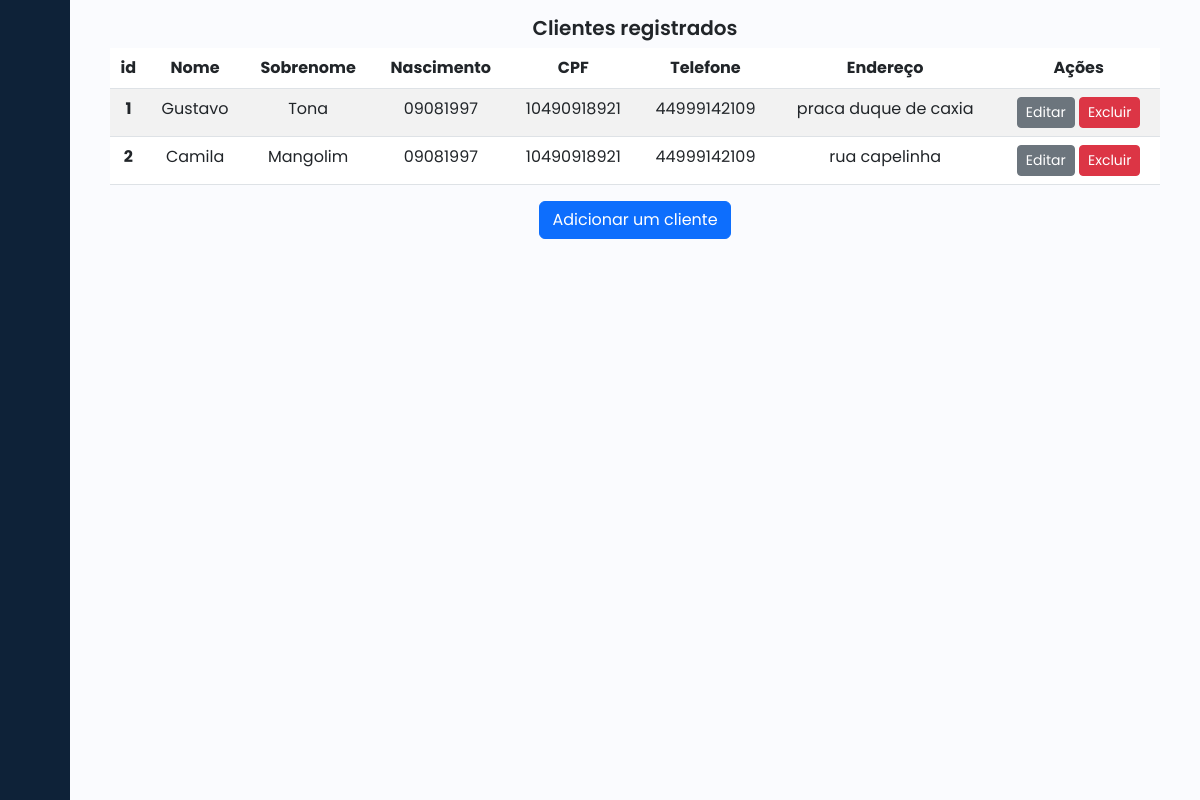
Before: /clientes/ with the older database file.
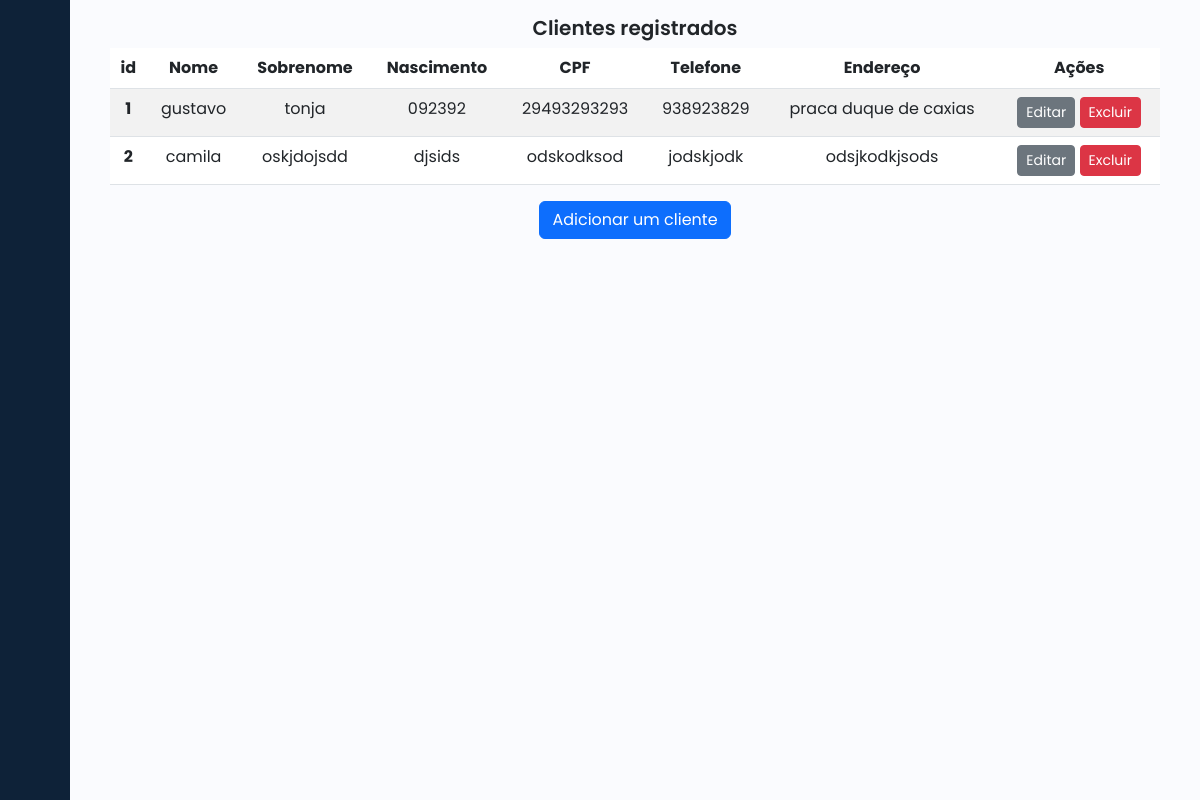
After: the same page with the newer database file.
### clientes/models.py (models this page shows, shortened)
class Cliente(models.Model): #classe cliente, precisamos especificar o que tem dentro
    primeiro_nome = models.CharField(
        max_length=50,
        null=False,
        blank=False
        )
    sobrenome = models.CharField(
        max_length=50,
        null=False,
        blank=False
        )
    nascimento = models.CharField(
        max_length=8,
        null=False,
        blank=False
        )
    cpf = models.CharField(
        max_length=11,
        null=False,
        blank=False
        )
    telefone = models.CharField(
        max_length=9,
        null=False,
        blank=False
        )
    endereco = models.CharField(
        max_length=50,
        null=False,
        blank=False
        )
    registrado_em = models.DateField(
        auto_now_add=True,
        null=False,
        blank=False
        )

### clientes/views.py (the view)
# urls.py: path("clientes/", ClienteListView.as_view(), name="cliente_list"),
class ClienteListView(ListView):
    model = Cliente #Por padrão a list view procura um template, mesmo nome app e _list

### clientes/templates/clientes/cliente_list.html
{% extends "base.html" %}
{% block content %}
<main class="container">
    <h1>Clientes registrados</h1>
    <table class="table table-striped">
      <thead>
        <tr>
          <th scope="col">id</th>
          <th scope="col">Nome</th>
          <th scope="col">Sobrenome</th>
          <th scope="col">Nascimento</th>
          <th scope="col">CPF</th>
          <th scope="col">Telefone</th>
          <th scope="col">Endereço</th>
          <th scope="col">Ações</th>
        </tr>
      </thead>
      <tbody>
        {% for cliente in cliente_list %}
          <tr>
          <th scope="row">{{cliente.pk}}</th>
          <td scope="row">{{cliente.primeiro_nome}}</td>
          <td scope="row">{{cliente.sobrenome}}</td>
          <td scope="row">{{cliente.nascimento}}</td>
          <td scope="row">{{cliente.cpf}}</td>
          <td scope="row">{{cliente.telefone}}</td>
          <td scope="row">{{cliente.endereco}}</td>
          <td>
            <a href="{% url "cliente_update" pk=cliente.pk %}" class="btn btn-secondary btn-sm">Editar</a>
            <a href="{% url "cliente_delete" pk=cliente.pk %}" class="btn btn-danger btn-sm">Excluir</a>
          </td>
         </tr>
        {% endfor %}
      </tbody>
    </table>
        <a href="{% url "cliente_create" %}" class="btn btn-primary">Adicionar um cliente</a>
{% endblock content %}

Changed rows visible on the page:
changed Cliente id 1: primeiro_nome "Gustavo" → "gustavo"; sobrenome "Tona" → "tonja"; nascimento "09081997" → "092392"; cpf "10490918921" → "29493293293"; telefone "44999142109" → "938923829"; endereco "praca duque de caxia" → "praca duque de caxias"
changed Cliente id 2: primeiro_nome "Camila" → "camila"; sobrenome "Mangolim" → "oskjdojsdd"; nascimento "09081997" → "djsids"; cpf "10490918921" → "odskodksod"; telefone "44999142109" → "jodskjodk"; endereco "rua capelinha" → "odsjkodkjsods"
